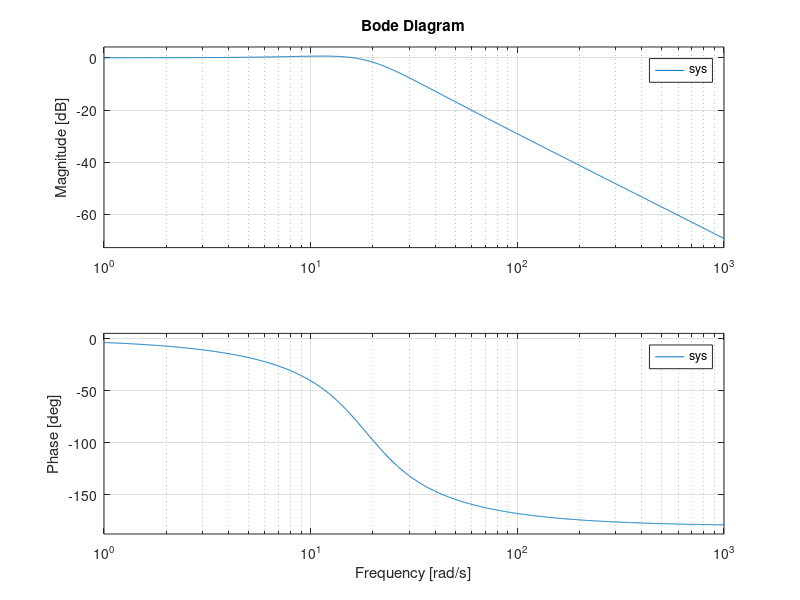

This chart was generated by the following MATLAB code: (Note: this script raises an error after producing the figure.)
numerator=[345.7]
denominator=[1 20.8 345.7]
sys = tf(numerator,denominator)
bode(sys)
bandwidth(sys)
[gpeak,fpeak] = getPeakGain(sys);
gpeak_dB = mag2db(gpeak)
grid
